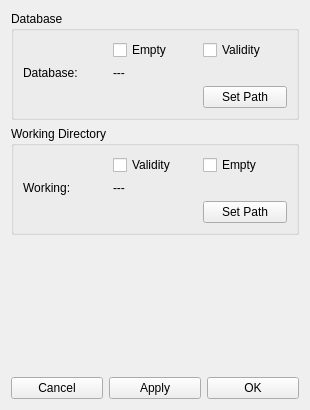
<?xml version="1.0" encoding="UTF-8"?>
<ui version="4.0">
 <class>xDirectory</class>
 <widget class="QWidget" name="xDirectory">
  <property name="geometry">
   <rect>
    <x>0</x>
    <y>0</y>
    <width>310</width>
    <height>410</height>
   </rect>
  </property>
  <property name="windowTitle">
   <string>Form</string>
  </property>
  <layout class="QGridLayout" name="gridLayout_6">
   <item row="0" column="0">
    <widget class="QGroupBox" name="groupBox_2">
     <property name="title">
      <string>Database</string>
     </property>
     <layout class="QGridLayout" name="gridLayout_3">
      <item row="1" column="0">
       <layout class="QGridLayout" name="gridLayout_2">
        <item row="1" column="0">
         <widget class="QLabel" name="label">
          <property name="text">
           <string>Database:</string>
          </property>
         </widget>
        </item>
        <item row="2" column="2">
         <widget class="QPushButton" name="pushButtonSetDatabasePath">
          <property name="text">
           <string>Set Path</string>
          </property>
         </widget>
        </item>
        <item row="0" column="2">
         <widget class="QCheckBox" name="checkBoxDatabaseValidity">
          <property name="text">
           <string>Validity</string>
          </property>
         </widget>
        </item>
        <item row="0" column="1">
         <widget class="QCheckBox" name="checkBoxDatabasePathEmpty">
          <property name="text">
           <string>Empty</string>
          </property>
         </widget>
        </item>
        <item row="1" column="1" colspan="2">
         <widget class="QLabel" name="labelDatabasePath">
          <property name="text">
           <string>---</string>
          </property>
         </widget>
        </item>
       </layout>
      </item>
     </layout>
    </widget>
   </item>
   <item row="1" column="0">
    <widget class="QGroupBox" name="groupBox">
     <property name="title">
      <string>Working Directory</string>
     </property>
     <layout class="QGridLayout" name="gridLayout_5">
      <item row="0" column="0">
       <layout class="QGridLayout" name="gridLayout_4">
        <item row="2" column="2">
         <widget class="QPushButton" name="pushButtonSetWorkingPath">
          <property name="text">
           <string>Set Path</string>
          </property>
         </widget>
        </item>
        <item row="1" column="0">
         <widget class="QLabel" name="label_4">
          <property name="text">
           <string>Working:</string>
          </property>
         </widget>
        </item>
        <item row="1" column="1" colspan="2">
         <widget class="QLabel" name="labelWorkingPath">
          <property name="text">
           <string>---</string>
          </property>
         </widget>
        </item>
        <item row="0" column="1">
         <widget class="QCheckBox" name="checkBoxWorkingDirectoryValidity">
          <property name="text">
           <string>Validity</string>
          </property>
         </widget>
        </item>
        <item row="0" column="2">
         <widget class="QCheckBox" name="checkBoxWorkingDirectoryEmpty">
          <property name="text">
           <string>Empty</string>
          </property>
         </widget>
        </item>
       </layout>
      </item>
     </layout>
    </widget>
   </item>
   <item row="2" column="0">
    <layout class="QGridLayout" name="gridLayout">
     <item row="1" column="0">
      <widget class="QPushButton" name="pushButtonCancel">
       <property name="text">
        <string>Cancel</string>
       </property>
      </widget>
     </item>
     <item row="1" column="1">
      <widget class="QPushButton" name="pushButtonApply">
       <property name="text">
        <string>Apply</string>
       </property>
      </widget>
     </item>
     <item row="1" column="2">
      <widget class="QPushButton" name="pushButtonOK">
       <property name="text">
        <string>OK</string>
       </property>
      </widget>
     </item>
     <item row="0" column="1">
      <spacer name="verticalSpacer">
       <property name="orientation">
        <enum>Qt::Vertical</enum>
       </property>
       <property name="sizeHint" stdset="0">
        <size>
         <width>20</width>
         <height>40</height>
        </size>
       </property>
      </spacer>
     </item>
    </layout>
   </item>
  </layout>
 </widget>
 <resources/>
 <connections/>
</ui>
